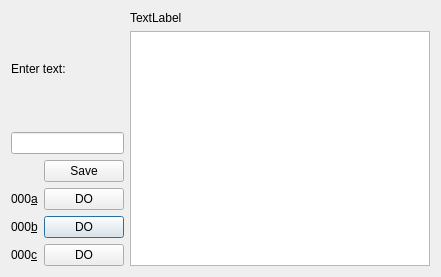
<?xml version="1.0" encoding="UTF-8"?>
<ui version="4.0">
 <class>Dialog</class>
 <widget class="QDialog" name="Dialog">
  <property name="geometry">
   <rect>
    <x>0</x>
    <y>0</y>
    <width>441</width>
    <height>277</height>
   </rect>
  </property>
  <property name="windowTitle">
   <string>Dialog</string>
  </property>
  <layout class="QHBoxLayout" name="horizontalLayout">
   <item>
    <layout class="QVBoxLayout" name="verticalLayout">
     <item>
      <layout class="QGridLayout" name="gridLayout">
       <item row="4" column="0">
        <widget class="QLabel" name="label_2">
         <property name="text">
          <string>000&amp;a</string>
         </property>
         <property name="buddy">
          <cstring>D000aButton</cstring>
         </property>
        </widget>
       </item>
       <item row="6" column="0">
        <widget class="QLabel" name="label">
         <property name="text">
          <string>000&amp;c</string>
         </property>
         <property name="buddy">
          <cstring>D000cButton</cstring>
         </property>
        </widget>
       </item>
       <item row="5" column="0">
        <widget class="QLabel" name="label_3">
         <property name="text">
          <string>000&amp;b</string>
         </property>
         <property name="buddy">
          <cstring>D000bButton</cstring>
         </property>
        </widget>
       </item>
       <item row="5" column="1">
        <widget class="QPushButton" name="D000bButton">
         <property name="text">
          <string>DO</string>
         </property>
        </widget>
       </item>
       <item row="6" column="1">
        <widget class="QPushButton" name="D000cButton">
         <property name="text">
          <string>DO</string>
         </property>
        </widget>
       </item>
       <item row="1" column="0" colspan="2">
        <widget class="QLabel" name="label_4">
         <property name="text">
          <string>Enter text:</string>
         </property>
        </widget>
       </item>
       <item row="2" column="0" colspan="2">
        <widget class="QLineEdit" name="lineEdit"/>
       </item>
       <item row="4" column="1">
        <widget class="QPushButton" name="D000aButton">
         <property name="text">
          <string>DO</string>
         </property>
        </widget>
       </item>
       <item row="3" column="1">
        <widget class="QPushButton" name="saveButton">
         <property name="text">
          <string>Save</string>
         </property>
        </widget>
       </item>
      </layout>
     </item>
    </layout>
   </item>
   <item>
    <layout class="QVBoxLayout" name="verticalLayout_2">
     <item>
      <widget class="QLabel" name="outputLabel">
       <property name="text">
        <string>TextLabel</string>
       </property>
      </widget>
     </item>
     <item>
      <widget class="QTextBrowser" name="textBrowser"/>
     </item>
    </layout>
   </item>
  </layout>
 </widget>
 <resources/>
 <connections/>
 <slots>
  <slot>000a()</slot>
 </slots>
</ui>
